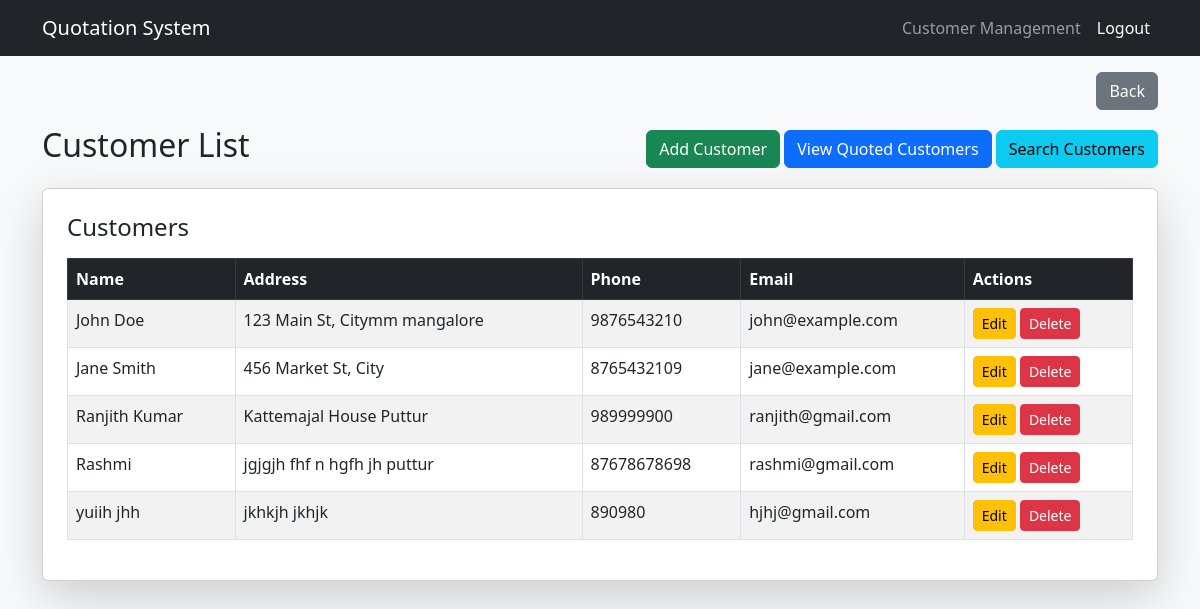
The page /customer_list.php (signed in) on the database as committed earlier.
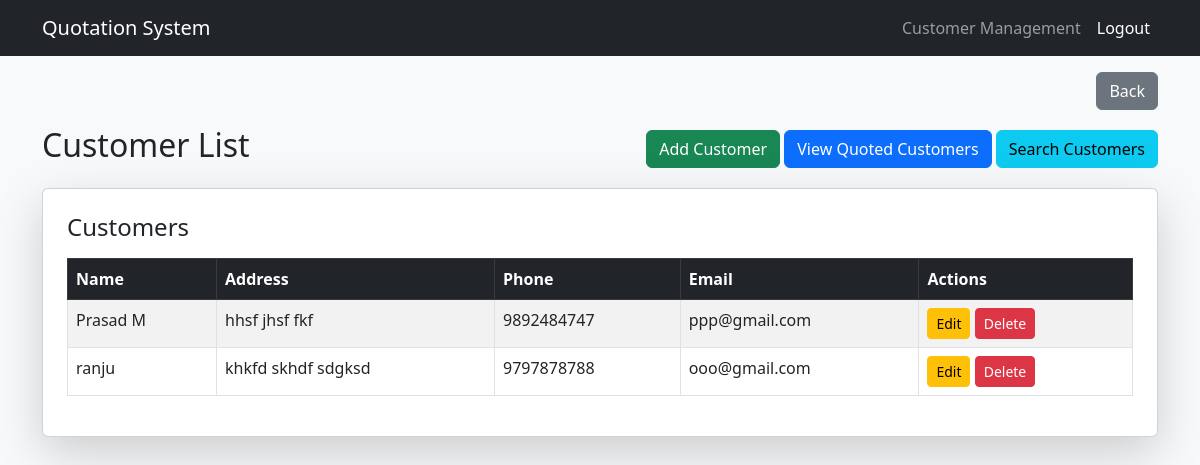
The same page on the database as committed later.
### tables this page shows
CREATE TABLE `customers` (
  `id` int NOT NULL AUTO_INCREMENT,
  `name` varchar(100) NOT NULL,
  `address` text NOT NULL,
  `phone` varchar(15) NOT NULL,
  `email` varchar(100) NOT NULL,
  PRIMARY KEY (`id`),
  UNIQUE KEY `email` (`email`)
);

### customer_list.php (the view, shortened to what this page needs)
<?php
include 'db_connect.php';
$customers = $conn->query("SELECT * FROM customers");
?>
<!DOCTYPE html>
<html lang="en">
<head>
    <link rel="stylesheet" href="https://cdnjs.cloudflare.com/ajax/libs/bootstrap/5.3.0/css/bootstrap.min.css">
</head>
<body class="bg-light">
    <nav class="navbar navbar-expand-lg navbar-dark bg-dark">
        <div class="container">
            <a class="navbar-brand" href="dashboard.php">Quotation System</a>
            <div class="collapse navbar-collapse" id="navbarNav">
                <ul class="navbar-nav ms-auto">
                    <li class="nav-item"><a class="nav-link" href="customers.php">Customer Management</a></li>
                    <li class="nav-item"><a class="nav-link btn btn-danger text-white" href="logout.php">Logout</a></li>
                </ul>
            </div>
        </div>
    </nav>
    <div class="container mt-3">
        <div class="d-flex justify-content-end">
            <a href="customers.php" class="btn btn-secondary">Back</a>
        </div>
    </div>
    <div class="container mt-3">
        <div class="d-flex justify-content-between align-items-center mb-3">
            <h2>Customer List</h2>
            <div>
                <a href="add_customer.php" class="btn btn-success">Add Customer</a>
                <a href="quoted_customers.php" class="btn btn-primary">View Quoted Customers</a>
                <a href="search_customer.php" class="btn btn-info">Search Customers</a>
            </div>
        </div>
        <div class="card p-4 shadow-lg">
            <h4 class="mb-3">Customers</h4>
            <table class="table table-bordered table-striped">
                <thead class="table-dark">
                    <tr>
                        <th>Name</th>
                        <th>Address</th>
                        <th>Phone</th>
                        <th>Email</th>
                        <th>Actions</th>
                    </tr>
                </thead>
                <tbody>
                    <?php while ($row = $customers->fetch_assoc()): ?>
                        <tr>
                            <td><?php echo $row['name']; ?></td>
                            <td><?php echo $row['address']; ?></td>
                            <td><?php echo $row['phone']; ?></td>
                            <td><?php echo $row['email']; ?></td>
                            <td>
                                <a href="edit_customer.php?id=<?php echo $row['id']; ?>" class="btn btn-warning btn-sm">Edit</a>
                                <a href="customer_list.php?delete=<?php echo $row['id']; ?>" class="btn btn-danger btn-sm" onclick="return confirm('Are you sure?')">Delete</a>
                            </td>
                        </tr>
                    <?php endwhile; ?>
                </tbody>
            </table>
        </div>
    </div>
</body>
</html>

Rows that differ between the two databases and show on the page:
removed customers: name "John Doe", address "123 Main St, Citymm mangalore", phone "9876543210", email "john@example.com"
removed customers: name "Jane Smith", address "456 Market St, City", phone "8765432109", email "jane@example.com"
removed customers: name "Ranjith Kumar", address "Kattemajal House Puttur", phone "989999900", email "ranjith@gmail.com"
removed customers: name "Rashmi", address "jgjgjh fhf n hgfh jh puttur", phone "87678678698", email "rashmi@gmail.com"
removed customers: name "yuiih jhh", address "jkhkjh jkhjk", phone "890980", email "hjhj@gmail.com"
added customers: name "Prasad M", address "hhsf jhsf fkf", phone "9892484747", email "ppp@gmail.com"
added customers: name "ranju", address "khkfd skhdf sdgksd", phone "9797878788", email "ooo@gmail.com"
